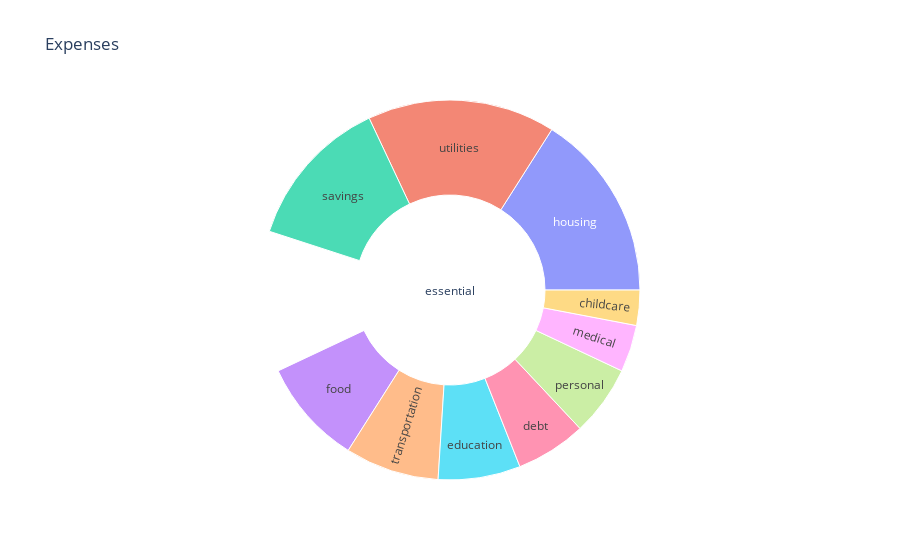

This figure's notebook cell:
### Code cell
data = dict(
    character= inside,
    parent = outside,
    value= nums)

fig =px.sunburst(
    data,
    names='character',
    parents='parent',
    values='value',
    title = 'Expenses'
)
fig.show()

### Figure 1 — Plotly figure (JSON) as saved in the notebook; plotly's stock layout.template omitted (floating-point values rounded to 4 significant figures)
{"data": [{"domain": {"x": [0, 1], "y": [0, 1]}, "hovertemplate": "character=%{label}<br>value=%{value}<br>parent=%{parent}<extra></extra>", "labels": ["savings", "savings", "debt", "housing", "transportation", "food", "utilities", "medical", "education", "childcare", "personal"], "name": "", "parents": ["essential", "essential", "essential", "essential", "essential", "essential", "essential", "essential", "essential", "essential", "essential"], "type": "sunburst", "values": [13, 12, 6, 16, 8, 9, 16, 4, 7, 3, 6]}], "layout": {"legend": {"tracegroupgap": 0}, "title": {"text": "Expenses"}}}
